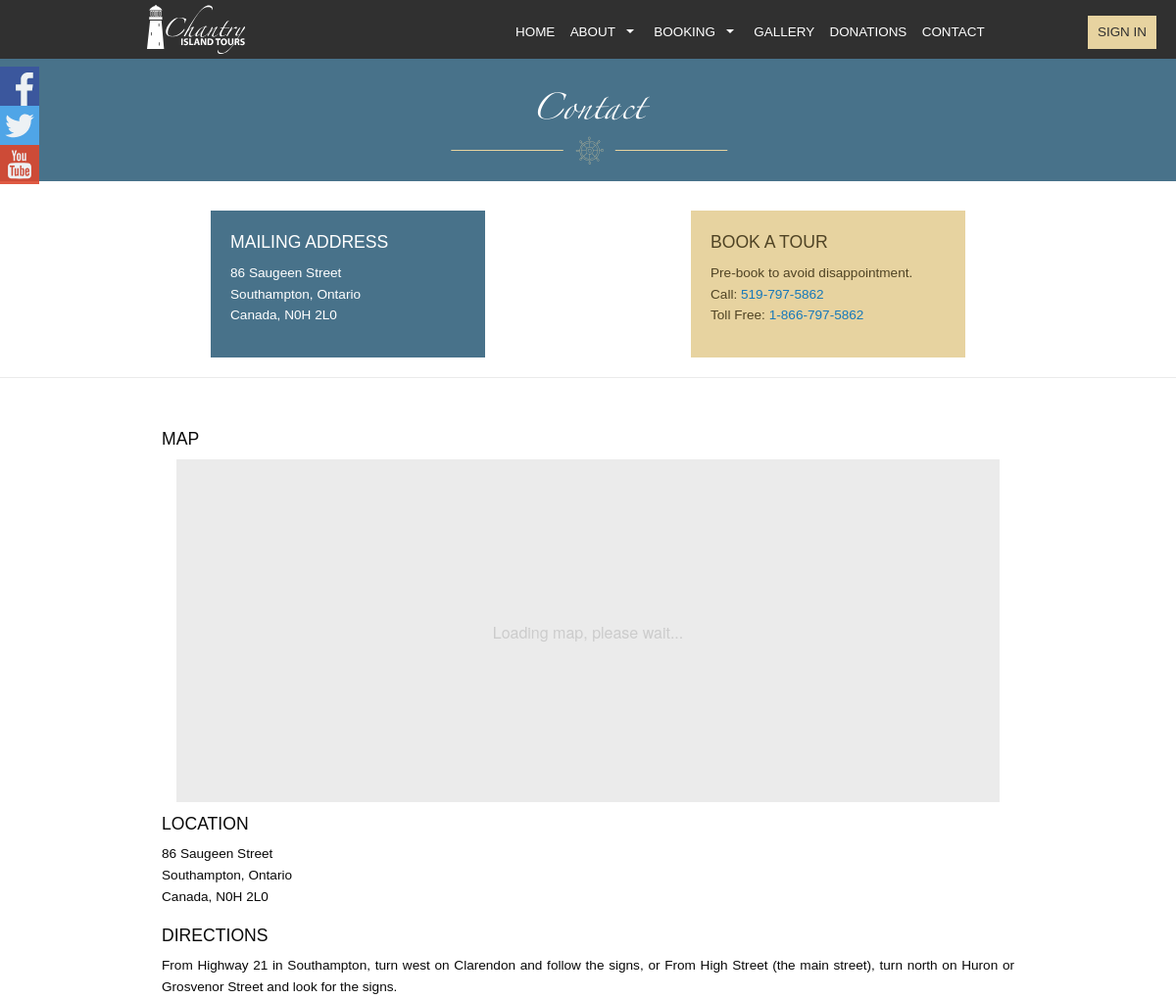
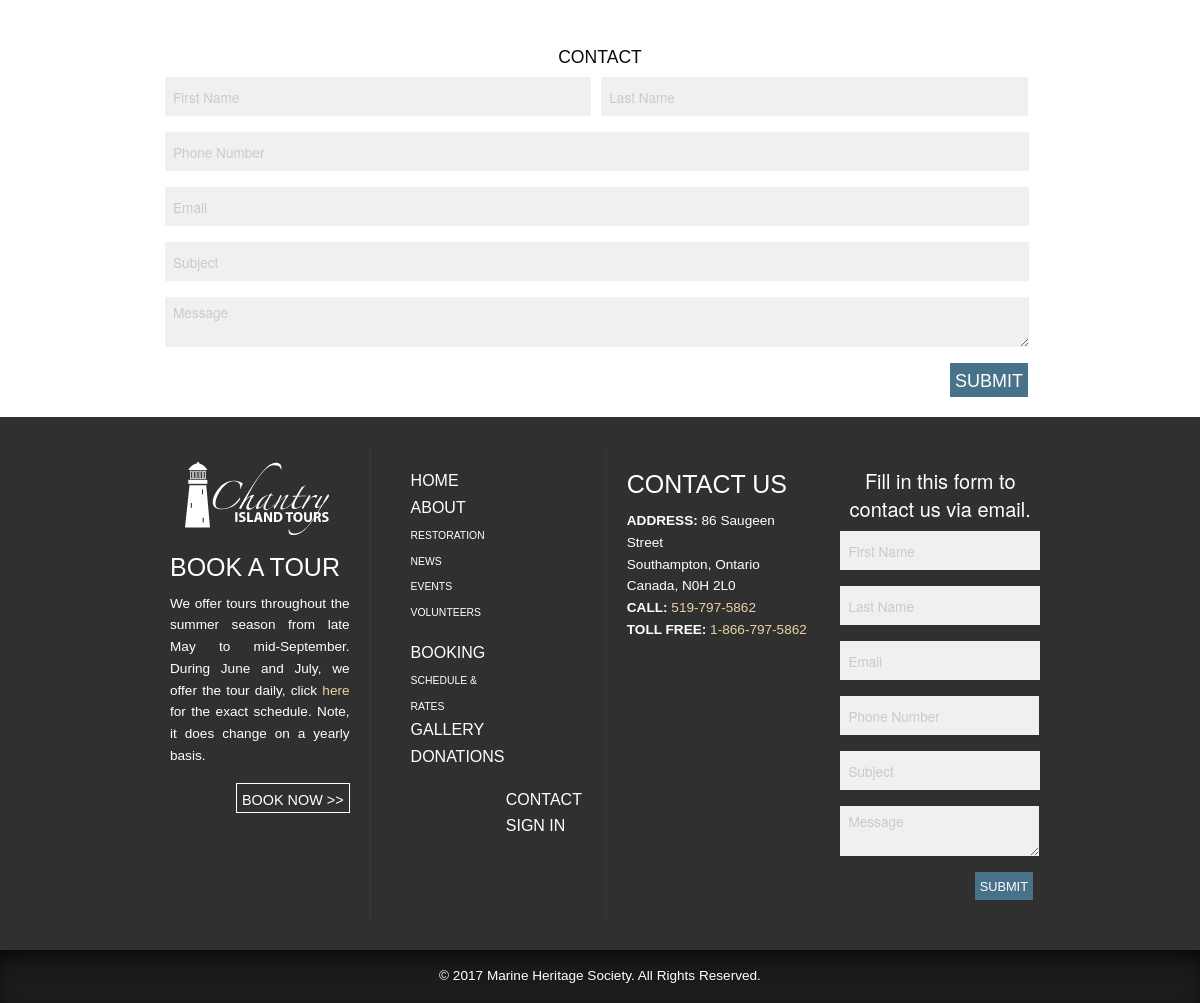
The page /contact.php on the database its author committed (2 pictures, top to bottom).
### tables this page shows
CREATE TABLE `tbl_contact` (
  `contact_id` mediumint(40) UNSIGNED NOT NULL,
  `contact_phone` varchar(50) NOT NULL,
  `contact_tollphone` varchar(50) NOT NULL,
  `contact_address` varchar(200) NOT NULL
);

### admin/phpscripts/functions.php (called while the page is built, shortened)
<?php
	function getContact() {
		include('connect.php');
		$contactstring = "SELECT * FROM tbl_contact";
		$contactquery = mysqli_query($link, $contactstring);
		if ($contactquery) {
			$found_contact = mysqli_fetch_array($contactquery, MYSQLI_ASSOC);
			return $found_contact;
		} else {
			$message = "<i>There was a problem gathering this information.</i>";
			return $message;
		}
	}
?>

### contact.php (the view, shortened to what this page needs)
<?php
  $popContact = getContact();
  require_once("includes/header.php");
?>
      <div class="row aboutInfo">
        <div class="small-12 medium-12 large-12 columns aboutHead">
          <h2>Contact</h2>
          <img src="images/wheel.svg" alt="Boat wheel" class="wheel">
        </div>
      </div>
      <div class="row bookingSec3">
        <div class="small-12 small-centered medium-12 large-12 columns">
          <div class="small-12 medium-6 large-6 columns" id="addressSec">
            <h3>Mailing Address</h3>
            <p><?php echo $popContact['contact_address'] ?></p>
          </div>
          <div class="small-12 medium-6 large-6 columns" id="bookTour3">
            <h3>Book a Tour</h3>
            <p>Pre-book to avoid disappointment.<br>
            Call: <a href="tel:<?php echo $popContact['contact_phone'] ?>"><?php echo $popContact['contact_phone'] ?></a><br>
            Toll Free: <a href="tel:<?php echo $popContact['contact_tollphone'] ?>"><?php echo $popContact['contact_tollphone'] ?></a></p>
          </div>
        </div>
      </div>
      <div class="row" id="mapSec">
        <div class="small-12 medium-12 large-12 columns">
          <h3>Map</h3>
          <div class="preload-wrapper">
            <span>Loading map, please wait...</span>
          </div>
          <div class="map-wrapper"></div>
        </div>
        <div class="small-12 medium-12 large-12 columns" id="locatBlurb">
          <h3>Location</h3>
          <p><?php echo $popContact['contact_address'] ?></p>
        </div>
        <div class="small-12 medium-12 large-12 columns" id="directBlurb">
          <h3>Directions</h3>
          <p>From Highway 21 in Southampton, turn west on Clarendon and follow the signs, or From High Street (the main street), turn north on Huron or Grosvenor Street and look for the signs.</p>
        </div>
      </div>
      <div class="row" id="contactSec">
        <div class="small-12 medium-12 large-12 columns">
          <h3>Contact</h3>
          <form action="contact.php" method="post">
              <input type="text" name="fname" placeholder="First Name" required>
              <input type="text" name="lname" placeholder="Last Name" required><br>
              <input type="tel" name="phone" placeholder="Phone Number" required>
              <input type="email" name="email" placeholder="Email" required>
              <input type="text" name="subject" placeholder="Subject" required>
              <textarea placeholder="Message" name="message" required></textarea>
              <input type="submit" name="submit" value="Submit" style="font-size: large;">
            </form>
        </div>
      </div>
     <?php
        require_once("includes/footer.php");
      ?>

### includes/footer.php (shortened to what this page needs)
<?php
  $popContact = getContact();
?>
      <footer class="row" id="footerSec">
        <div class="small-12 medium-12 medium-centered large-9 columns" id="footerPad">
          <div class="small-12 medium-3 large-3 columns" id="bookingFoot">
            <a href="index.php"><img src="images/new_logo.svg" id="footerLogo" alt="Logo"></a>
            <h4>Book a Tour</h4>
            <p>We offer tours throughout the summer season from late May to mid-September. During June and July, we offer the tour daily, click <a href="bookings.php">here</a> for the exact schedule. Note, it does change on a yearly basis.</p>
            <a href="booking.php" class="button" id="tourBut2">BOOK NOW >></a>
          </div>
          <div class="hide-for-small-only medium-2 large-3 columns" id="footNav">
            <div class="medium-4 large-6 columns" id="leftNav">
              <ul>
                <li><a href="index.php" class="mainLink">HOME</a></li>
                <li><a href="about.php" class="mainLink">ABOUT</a></li>
                <li><a href="restoration.php" class="subLink">RESTORATION</a></li>
                <li><a href="news.php" class="subLink">NEWS</a></li>
                <li><a href="events.php" class="subLink">EVENTS</a></li>
                <li><a href="volunteers.php" class="subLink">VOLUNTEERS</a></li>
              </ul>
            </div>
            <div class="medium-4 large-6 columns" id="midNav">
              <ul>
                <li><a href="booking.php" class="mainLink">BOOKING</a></li>
                <li><a href="schedule.php" class="subLink">SCHEDULE & RATES</a></li>
                <li><a href="gallery.php" class="mainLink">GALLERY</a></li>
                <li><a href="donations.php" class="mainLink">DONATIONS</a></li>
              </ul>
            </div><br>
            <div class="medium-4 large-6 columns" id="rightNav">
              <ul>
                <li><a href="contact.php" class="mainLink">CONTACT</a></li>
                <li><a href="signin.php" class="mainLink">SIGN IN</a></li>
              </ul>
            </div>
          </div>
          <div class="small-12 medium-3 large-4 columns end" id="address">
            <h4>Contact Us</h4>
            <p><b>ADDRESS:</b> <?php echo $popContact['contact_address'] ?><br>
            <b>CALL:</b> <a href="tel:<?php echo $popContact['contact_phone'] ?>"><?php echo $popContact['contact_phone'] ?></a><br>
            <b>TOLL FREE:</b> <a href="tel:<?php echo $popContact['contact_tollphone'] ?>"><?php echo $popContact['contact_tollphone'] ?></a></p>
          </div>
          <div class="small-12 medium-4 large-3 columns end" id="conForm">
            <h5>Fill in this form to contact us via email.</h5>
            <form action="contact.php" method="post">
            <input type="text" name="fname" placeholder="First Name" required>
            <input type="text" name="lname" placeholder="Last Name" required>
            <input type="email" name="email" placeholder="Email" required>
            <input type="tel" name="phone" placeholder="Phone Number" required>
            <input type="text" name="subject" placeholder="Subject" required>
            <textarea placeholder="Message" name="message"></textarea>
            <input type="submit" name="submit" value="Submit">
          </form>
          </div>
        </div>
          <div class="small-12 medium-12 large-12 columns" id="copyright">
            <p>© 2017 Marine Heritage Society. All Rights Reserved.</p>
          </div>
      </footer>
    </div>
  </body>
</html>

### rows shown on the page
tbl_contact: contact_address "86 Saugeen Street Southampton, Ontario Canada, N0H 2L0", contact_phone "519-797-5862", contact_tollphone "1-866-797-5862"
